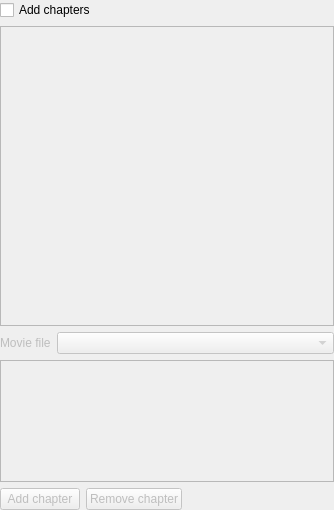
<?xml version="1.0" encoding="UTF-8"?>
<ui version="4.0">
 <class>DvdWizardChapters_UI</class>
 <widget class="QWidget" name="DvdWizardChapters_UI">
  <property name="geometry">
   <rect>
    <x>0</x>
    <y>0</y>
    <width>334</width>
    <height>510</height>
   </rect>
  </property>
  <layout class="QGridLayout" name="gridLayout_2">
   <property name="leftMargin">
    <number>0</number>
   </property>
   <property name="topMargin">
    <number>0</number>
   </property>
   <property name="rightMargin">
    <number>0</number>
   </property>
   <property name="bottomMargin">
    <number>0</number>
   </property>
   <item row="0" column="0">
    <widget class="QCheckBox" name="chapters_box">
     <property name="text">
      <string>Add chapters</string>
     </property>
    </widget>
   </item>
   <item row="1" column="0">
    <widget class="QFrame" name="chapters_frame">
     <property name="enabled">
      <bool>false</bool>
     </property>
     <property name="frameShape">
      <enum>QFrame::NoFrame</enum>
     </property>
     <property name="lineWidth">
      <number>0</number>
     </property>
     <layout class="QGridLayout" name="gridLayout">
      <property name="leftMargin">
       <number>0</number>
      </property>
      <property name="topMargin">
       <number>0</number>
      </property>
      <property name="rightMargin">
       <number>0</number>
      </property>
      <property name="bottomMargin">
       <number>0</number>
      </property>
      <item row="0" column="0" colspan="4">
       <widget class="QFrame" name="video_frame">
        <property name="sizePolicy">
         <sizepolicy hsizetype="Preferred" vsizetype="MinimumExpanding">
          <horstretch>0</horstretch>
          <verstretch>0</verstretch>
         </sizepolicy>
        </property>
        <property name="minimumSize">
         <size>
          <width>300</width>
          <height>300</height>
         </size>
        </property>
        <property name="frameShape">
         <enum>QFrame::StyledPanel</enum>
        </property>
        <property name="frameShadow">
         <enum>QFrame::Raised</enum>
        </property>
       </widget>
      </item>
      <item row="1" column="0">
       <widget class="QLabel" name="label">
        <property name="text">
         <string>Movie file</string>
        </property>
       </widget>
      </item>
      <item row="2" column="0" colspan="4">
       <widget class="QListWidget" name="chapters_list">
        <property name="sizePolicy">
         <sizepolicy hsizetype="Expanding" vsizetype="Preferred">
          <horstretch>0</horstretch>
          <verstretch>0</verstretch>
         </sizepolicy>
        </property>
        <property name="maximumSize">
         <size>
          <width>16777215</width>
          <height>150</height>
         </size>
        </property>
        <property name="alternatingRowColors">
         <bool>true</bool>
        </property>
       </widget>
      </item>
      <item row="3" column="0" colspan="2">
       <widget class="QPushButton" name="button_add">
        <property name="text">
         <string>Add chapter</string>
        </property>
       </widget>
      </item>
      <item row="3" column="2">
       <widget class="QPushButton" name="button_delete">
        <property name="text">
         <string>Remove chapter</string>
        </property>
       </widget>
      </item>
      <item row="3" column="3">
       <spacer name="horizontalSpacer">
        <property name="orientation">
         <enum>Qt::Horizontal</enum>
        </property>
        <property name="sizeHint" stdset="0">
         <size>
          <width>31</width>
          <height>13</height>
         </size>
        </property>
       </spacer>
      </item>
      <item row="1" column="1" colspan="3">
       <widget class="KComboBox" name="vob_list"/>
      </item>
     </layout>
    </widget>
   </item>
  </layout>
 </widget>
 <customwidgets>
  <customwidget>
   <class>KComboBox</class>
   <extends>QComboBox</extends>
   <header>kcombobox.h</header>
  </customwidget>
 </customwidgets>
 <resources/>
 <connections/>
</ui>
